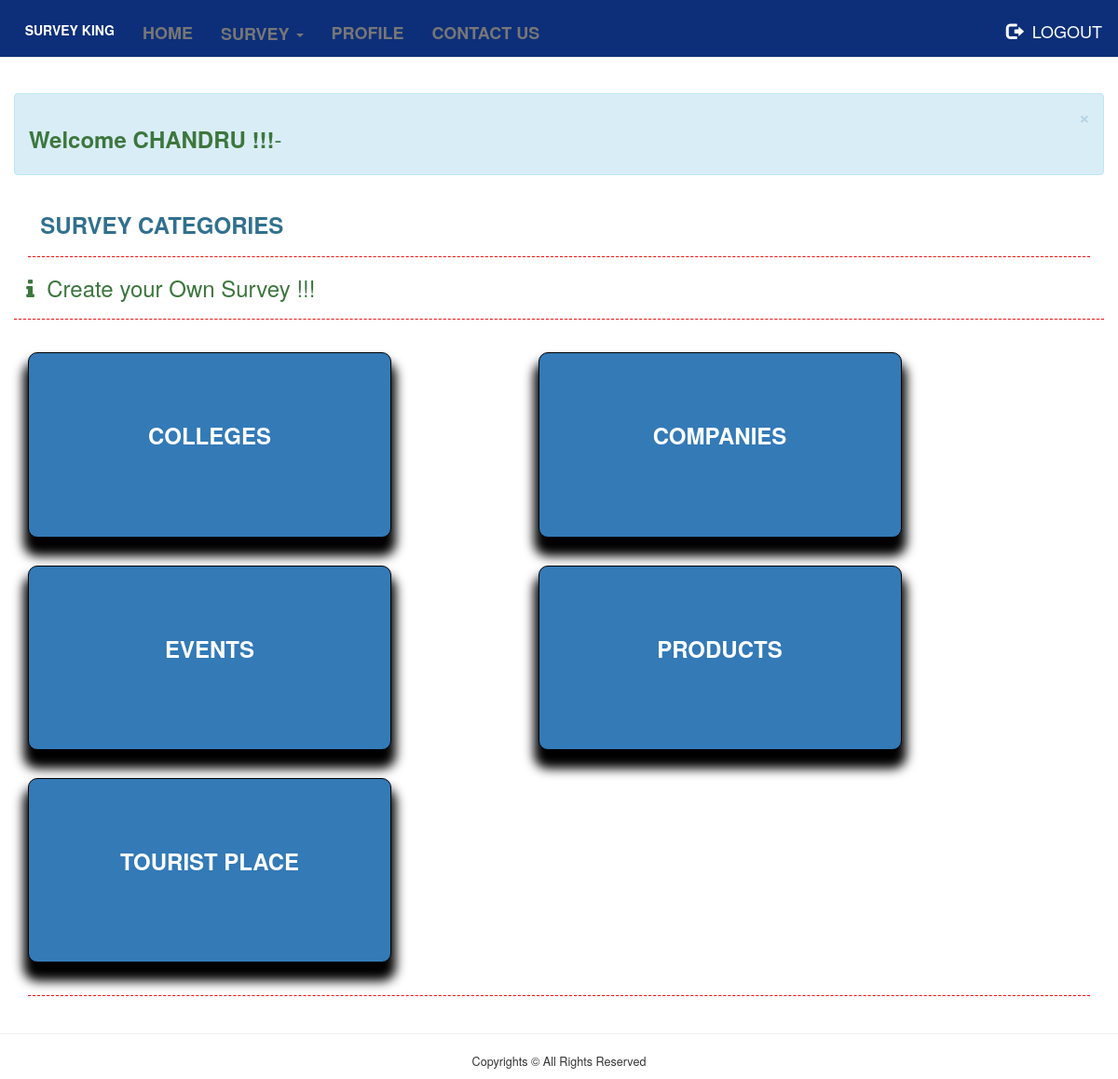
Page /Account/index.php?show=All_Survey (signed in) on the committed database.
### tables this page shows
CREATE TABLE `User_Login` (
  `User_SP_Id` varchar(300) NOT NULL,
  `User_SP_Name` varchar(50) NOT NULL,
  `User_SP_DOB` date NOT NULL,
  `User_SP_Mail` varchar(50) NOT NULL,
  `User_SP_Status` varchar(12) NOT NULL DEFAULT 'INACTIVE',
  `User_SP_Password` varchar(250) NOT NULL,
  `User_SP_Ranking` varchar(15) NOT NULL DEFAULT '0',
  `User_SP_Credit` varchar(50) DEFAULT '0',
  `User_SP_DOC` datetime DEFAULT current_timestamp(),
  `User_SP_Photo` varchar(250) NOT NULL DEFAULT '../indept-assets/profile.png',
  `User_SP_Gender` varchar(50) NOT NULL,
  `User_SP_City` varchar(50) NOT NULL,
  `User_SP_State` varchar(50) NOT NULL,
  `User_SP_Country` varchar(50) NOT NULL
);

CREATE TABLE `Survey_Category` (
  `Survey_Cat_Id` varchar(300) NOT NULL,
  `Survey_Cat_Name` varchar(150) NOT NULL,
  `Survey_Cat_DOC` timestamp NOT NULL DEFAULT current_timestamp() ON UPDATE current_timestamp(),
  `Survey_Cat_No_Of_Post` varchar(15) NOT NULL DEFAULT '0',
  `Survey_Cat_Status` varchar(12) NOT NULL DEFAULT 'INACTIVE'
);

### Account/index.php (the view, shortened to what this page needs)
<?php
	require_once 'dbconnect.php';
	$emid = $_SESSION['SP_User_Ext'];
	$sql1 = "SELECT * FROM `User_Login` WHERE `User_SP_Id`='$emid'";
	$res1 = $conn->prepare($sql1);
	$res1->execute();
	$SP_User= $res1->fetch();
?>
<!DOCTYPE >
<html>
<head>
  	<link rel="stylesheet" href="https://maxcdn.bootstrapcdn.com/bootstrap/3.4.1/css/bootstrap.min.css">
  	<link rel="stylesheet" href="https://cdnjs.cloudflare.com/ajax/libs/font-awesome/4.7.0/css/font-awesome.min.css">
  	<link rel="stylesheet" href="../indept-assets/style.css"/>
</head>
<body >
<div class="row">
<?php include_once'nav.php'; ?>
</div>
<div class="container">
	<br/><br/><br/><br/><br/>
		<div class="row">
		<div class="alert alert-info alert-dismissible">
		<a href="#" class="close" data-dismiss="alert" aria-label="close">&times;</a>
			<h3 class="text-success"><b>Welcome <?php echo $SP_User['User_SP_Name']; ?> !!!</b>-</h3>
	</div>
			<div class="col-sm-12">
			<h3 class="text text-uppercase text-info" align="justify">&nbsp;&nbsp;<b>Survey Categories</b>&nbsp;&nbsp;</h3>
			<hr style="border-top: 1px dashed red;" />
			</div>
<marquee>
   <h3 class="text-success">&nbsp;&nbsp;<i class="fa fa-info text-success"></i>&nbsp;&nbsp;Create your Own Survey !!!</h3>
</marquee>
				<hr style="border-top: 1px dashed red;" />
			<section class="">
			<?php
			   $sql = "SELECT * FROM `Survey_Category` WHERE `Survey_Cat_Status` = 'ACTIVE' ORDER BY `Survey_Category`.`Survey_Cat_Name` ASC";
				$res2 = $conn->prepare($sql);
				$res2->execute();
				while($cat= $res2->fetch()){
					$Sur_Names = strtoupper($cat['Survey_Cat_Name']);
					$Sur_Id = $cat['Survey_Cat_Id'];
					?>
				<div class="col-sm-4 btn-primary " style="border-radius: 10px;border: 1px solid black;box-shadow: 0px 15px 12px 5px #000000;margin: 15px" onclick="location.href='CreateMySurvey.php?show=<?php echo $Sur_Names; ?>&category_Id=<?php echo $Sur_Id;?>'">
	<diV class="form-group">
		<br/>
	</div>
						<p align="center" >&nbsp;&nbsp;<h3 class="text-default" align="center"><b><?php echo $Sur_Names; ?></b></h3>&nbsp;&nbsp;<br/><br/></p>
	<diV class="form-group">
	<br/>
	</diV>
				</div>
				<div class="col-sm-1" style="margin: 15px;"></div>
					<?php
				}
				?>
			</section>
		</div>
		<hr style="border-top: 1px dashed red;">
</div>
<?php include_once'copyrights.php'; ?>
</body>
</html>

### rows in the picture
user_login: User_SP_Name "CHANDRU"
survey_category: Survey_Cat_Name "COLLEGES"
survey_category: Survey_Cat_Name "COMPANIES"
survey_category: Survey_Cat_Name "EVENTS"
survey_category: Survey_Cat_Name "PRODUCTS"
survey_category: Survey_Cat_Name "TOURIST PLACE"
